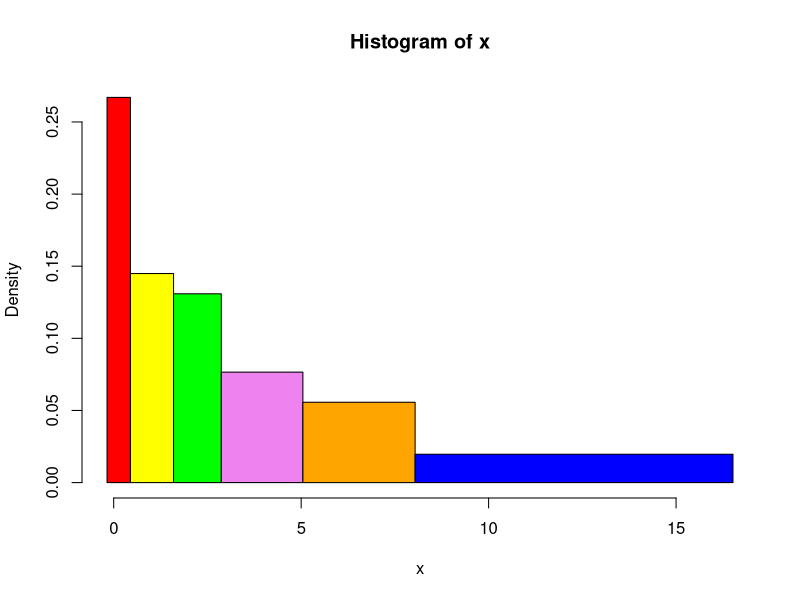
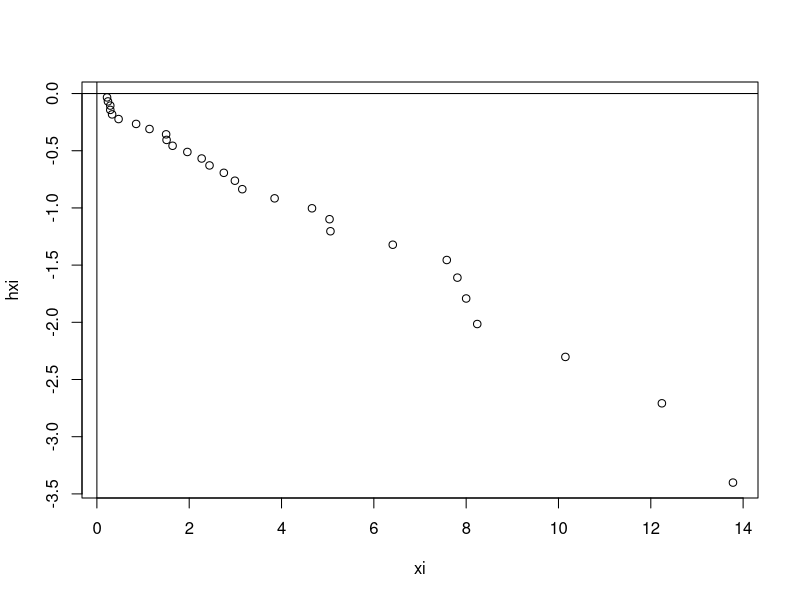
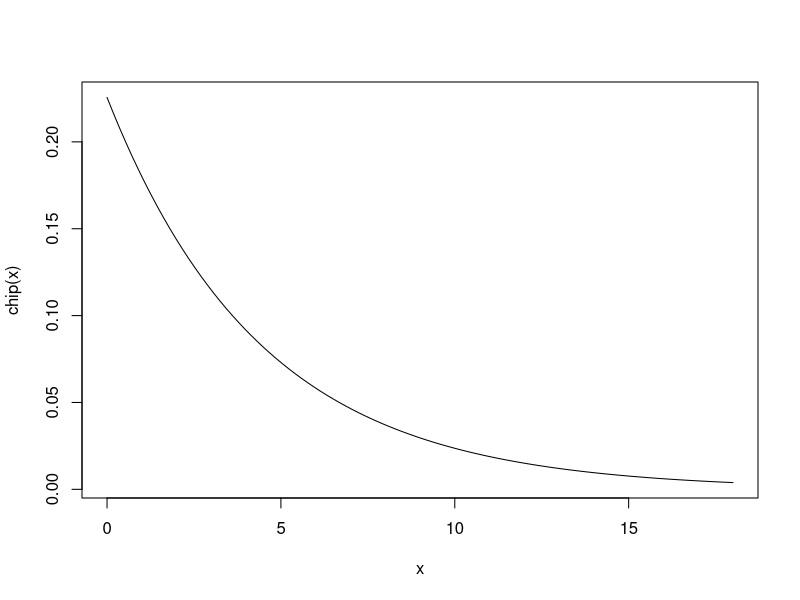

The R source for these figures, in order:
## ---- chunk 1
knitr::opts_chunk$set(echo = TRUE)
## ---- chunk 2
dureeVie <- c(0.22,0.24,0.29,0.29,0.33,0.47,0.85,1.14,1.50,1.51,1.64,1.96,2.27,2.44,2.75,2.99,3.15,3.85,4.66,5.04,5.06,6.41,7.58,7.81,8.00,8.24,10.15,12.24,13.78,16.12)
## ---- chunk 3

histoeff <- function(x, xlim=NULL, ...)
{
  sx <- sort(x)
  n <- length(x)
  k <- round(log(n)/log(2)+1)
  rangex <- max(x)-min(x)
  quantileVoulu <- quantile(x, seq(1,k-1)/k, max(x))

  breaks <- c(min(x)-0.025*rangex, quantileVoulu, max(x)+0.025*rangex)
  col <- 0
  if (is.null(xlim)) xlim<-c(breaks[1], breaks[k+1])
  colors = c("red", "yellow", "green", "violet", "orange", "blue", "pink", "cyan")
  
  hist(x, breaks=breaks, col=colors, xlim=xlim, probability=T)
}

histoeff(dureeVie)
## ---- chunk 4
graphProba <- function(xi,hxi,limy)
{
  plot(xi,hxi)
  abline(v=0)
  abline(h=0)
}

# x représente le tableau non trié avec les observations sur les ampoules
# log(1 - seq(1:9)/10) est la transformation de la fonction de répartition de la loi exponentielle
# sort(x) [1:9] est le tableau x trié en ne gardant que les 9 premiers éléments
lastElem <- length(dureeVie)
blElem <- length(dureeVie)-1
#limy<-c(-2.5,0.1)
myxi <- sort(dureeVie)[1:blElem]
myhxi <- log(1-seq(1:blElem)/lastElem)


graphProba(myxi,myhxi)
## ---- chunk 5
moyenneEmpirique <- mean(dureeVie)
lambdaApp = 1/moyenneEmpirique
print(lambdaApp)
chip <- function(x) lambdaApp * exp(-lambdaApp * x)
curve(chip, from=0, to=18)
## ---- chunk 6
t <- (-1*log(0.9))/lambdaApp
# n : nombre de valeurs
n <- length(dureeVie)
t <- t*((n-1)/(n))
# En milliers d'heures
print(t)
# En heures
print(t*1000)
# En jours
print((t*1000)/24)
